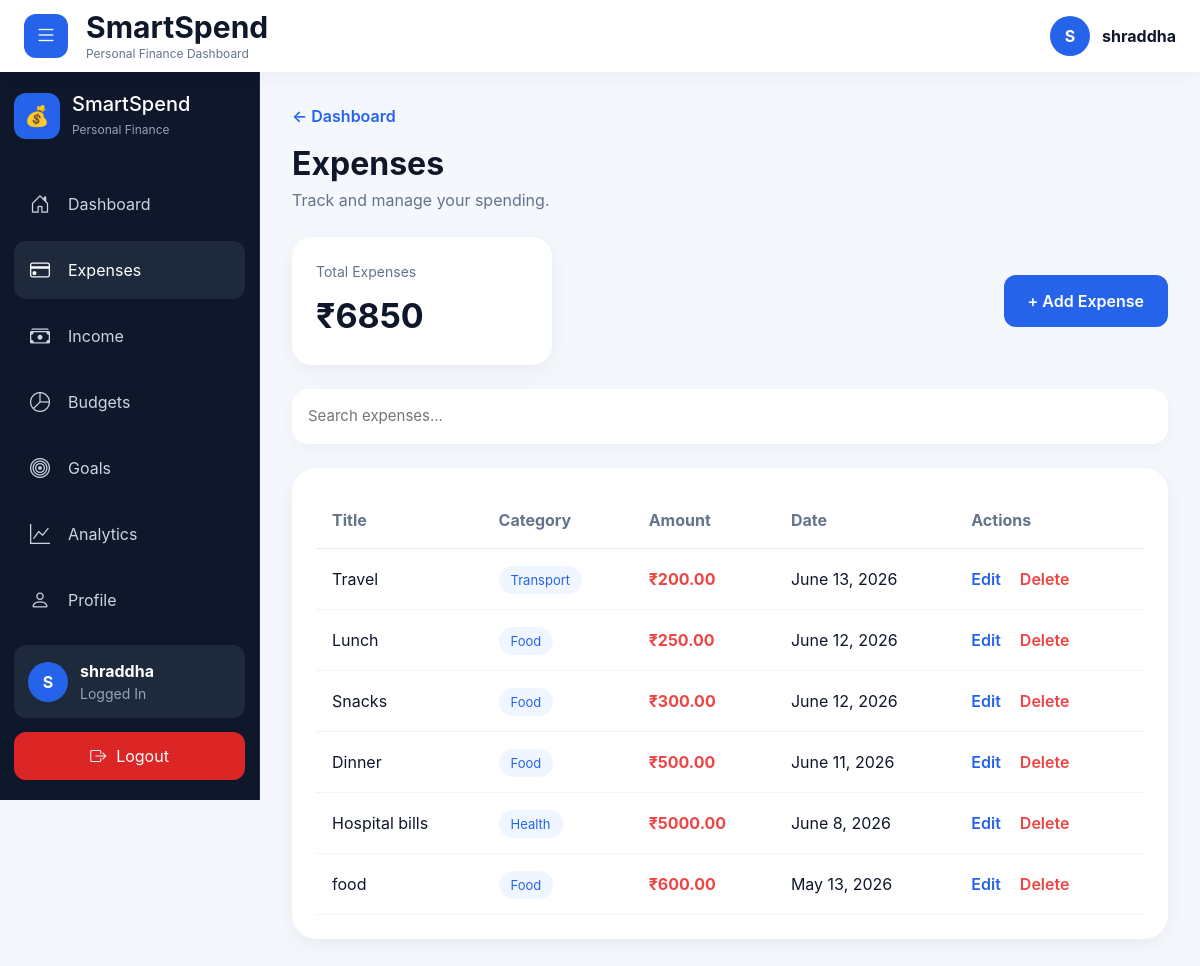
/expenses/ (signed in), run on the app's committed database.
### apps/accounts/models.py (models this page shows, shortened)
class User(AbstractUser):
    email = models.EmailField(unique=True)
    phone_number = models.CharField(max_length=15, blank=True)
    USERNAME_FIELD = "email"
    REQUIRED_FIELDS = ["username"]

### apps/expenses/models.py (models this page shows, shortened)
class Expense(models.Model):
    user = models.ForeignKey(
        settings.AUTH_USER_MODEL,
        on_delete=models.CASCADE,
        related_name="expenses"
    )
    category = models.ForeignKey(
        Category,
        on_delete=models.SET_NULL,
        null=True,
        blank=True
    )
    title = models.CharField(
        max_length=255
    )
    amount = models.DecimalField(
        max_digits=10,
        decimal_places=2
    )
    description = models.TextField(
        blank=True
    )
    expense_date = models.DateField()
    created_at = models.DateTimeField(
        auto_now_add=True
    )
    updated_at = models.DateTimeField(
        auto_now=True
    )
    class Meta:
        ordering = ["-expense_date"]

class Category(models.Model):
    name = models.CharField(
        max_length=100,
        unique=True
    )
    icon = models.CharField(
        max_length=50,
        blank=True
    )
    created_at = models.DateTimeField(
        auto_now_add=True
    )
    class Meta:
        ordering = ["name"]
        verbose_name = "Category"
        verbose_name_plural = "Categories"
    def __str__(self):
        return self.name

### apps/expenses/views.py (the view)
@login_required
def expense_list(request):
    expenses = (
        Expense.objects
        .filter(user=request.user)
        .select_related("category")
    )
    total_expenses = (
        expenses.aggregate(
            total=Sum("amount")
        )["total"]
        or 0
    )
    context = {
        "expenses": expenses,
        "total_expenses":
            total_expenses,
    }
    return render(
        request,
        "expenses/expense_list.html",
        context
    )

### templates/expenses/expense_list.html (shortened to what this page needs)
{% extends "base.html" %}
{% block content %}
<div class="page-header">
    <a
        href="/dashboard/"
        class="back-link"
    >
        ← Dashboard
    </a>
    <div class="page-title">
        Expenses
    </div>
    <div class="page-subtitle">
        Track and manage your spending.
    </div>
</div>
<div class="expense-topbar">
    <div class="summary-card">
        <div class="summary-label">
            Total Expenses
        </div>
        <div class="summary-value">
            ₹{{ total_expenses }}
        </div>
    </div>
    <a
        href="{% url 'expense_create' %}"
        class="add-btn"
    >
        + Add Expense
    </a>
</div>
<div class="expense-search">
    <input
        type="text"
        id="expenseSearch"
        placeholder="Search expenses..."
    >
</div>
<div class="table-panel">
    {% if expenses %}
    <table class="expense-table">
        <thead>
            <tr>
                <th>Title</th>
                <th>Category</th>
                <th>Amount</th>
                <th>Date</th>
                <th>Actions</th>
            </tr>
        </thead>
        <tbody>
            {% for expense in expenses %}
            <tr class="expense-row">
                <td>
                    {{ expense.title }}
                </td>
                <td>
                    <span class="category-badge">
                        {{ expense.category }}
                    </span>
                </td>
                <td class="amount-cell">
                    ₹{{ expense.amount }}
                </td>
                <td>
                    {{ expense.expense_date }}
                </td>
                <td>
                    <a
                        href="{% url 'expense_update' expense.id %}"
                        class="action-link edit-link"
                    >
                        Edit
                    </a>
                    <a
                        href="{% url 'expense_delete' expense.id %}"
                        class="action-link delete-link"
                    >
                        Delete
                    </a>
                </td>
            </tr>
            {% endfor %}
        </tbody>
    </table>
    {% endif %}
</div>
{% endblock %}

### templates/base.html (shortened to what this page needs)
{% load static %}
<!DOCTYPE html>
<html lang="en">
<head>
    <link
        href="https://cdn.jsdelivr.net/npm/bootstrap@5.3.3/dist/css/bootstrap.min.css"
        rel="stylesheet"
    >
    <link
        rel="stylesheet"
        href="https://cdn.jsdelivr.net/npm/bootstrap-icons@1.11.3/font/bootstrap-icons.min.css"
    >
    <link
        rel="stylesheet"
        href="{% static 'css/main.css' %}"
    >
</head>
<body>
{% if request.user.is_authenticated %}
<header class="topbar">
    <div class="topbar-left">
        <button
            id="sidebarToggle"
            class="menu-btn"
        >
            <i class="bi bi-list"></i>
        </button>
        <div>
            <h4 class="logo">
                SmartSpend
            </h4>
            <div class="logo-subtitle">
                Personal Finance Dashboard
            </div>
        </div>
    </div>
    <div class="topbar-user">
        <div class="topbar-avatar">
            {{ request.user.username|first|upper }}
        </div>
        <div>
            <strong>
                {{ request.user.username }}
            </strong>
        </div>
    </div>
</header>
{% endif %}
<div class="app-container">
    {% if request.user.is_authenticated %}
    <aside
        id="sidebar"
        class="sidebar"
    >
        <div>
            <div class="brand">
                <div class="brand-logo">
                    💰
                </div>
                <div class="brand-text">
                    <h3>
                        SmartSpend
                    </h3>
                    <span>
                        Personal Finance
                    </span>
                </div>
            </div>
            <nav class="sidebar-nav">
                <a
                    href="/dashboard/"
                    data-tooltip="Dashboard"
                    class="{% if '/dashboard/' in request.path %}active{% endif %}"
                >
                    <i class="bi bi-house-door"></i>
                    <span>
                        Dashboard
                    </span>
                </a>
                <a
                    href="/expenses/"
                    data-tooltip="Expenses"
                    class="{% if '/expenses/' in request.path %}active{% endif %}"
                >
                    <i class="bi bi-credit-card"></i>
                    <span>
                        Expenses
                    </span>
                </a>
                <a
                    href="/income/"
                    data-tooltip="Income"
                    class="{% if '/income/' in request.path %}active{% endif %}"
                >
                    <i class="bi bi-cash-stack"></i>
                    <span>
                        Income
                    </span>
                </a>
                <a
                    href="/budgets/"
                    data-tooltip="Budgets"
                    class="{% if '/budgets/' in request.path %}active{% endif %}"
                >
                    <i class="bi bi-pie-chart"></i>
                    <span>
                        Budgets
                    </span>
                </a>
                <a
                    href="/goals/"
                    data-tooltip="Goals"
                    class="{% if '/goals/' in request.path %}active{% endif %}"
                >
                    <i class="bi bi-bullseye"></i>
                    <span>
                        Goals
                    </span>
                </a>
                <a
                    href="/analytics/"
                    data-tooltip="Analytics"
                    class="{% if '/analytics/' in request.path %}active{% endif %}"
                >
                    <i class="bi bi-graph-up"></i>
                    <span>
                        Analytics
                    </span>
                </a>
                <a
                    href="/profile/"
                    data-tooltip="Profile"
                    class="{% if '/profile/' in request.path %}active{% endif %}"
                >
                    <i class="bi bi-person"></i>
                    <span>
                        Profile
                    </span>
                </a>
            </nav>
        </div>
        <div>
            <div class="user-mini">
                <div class="avatar">
                    {{ request.user.username|first|upper }}
                </div>
                <div class="user-info">
                    <strong>
                        {{ request.user.username }}
                    </strong>
                    <small>
                        Logged In
                    </small>
                </div>
            </div>
            <form
                method="post"
                action="{% url 'logout' %}"
            >
                <button
                    class="logout-btn"
                    type="submit"
                >
                    <i class="bi bi-box-arrow-right"></i>
                    <span>
                        Logout
                    </span>
                </button>
            </form>
        </div>
    </aside>
    {% endif %}
    <main
        id="mainContent"
        class="main-content"
    >
        {% block content %}
        {% endblock %}
    </main>
</div>
</body>
</html>

### data on the page
User: user.username|first "S", user.username "shraddha"
Expense: title "Travel", category "Transport", amount "200.00", expense_date "June 13, 2026"
Expense: title "Lunch", category "Food", amount "250.00", expense_date "June 12, 2026"
Expense: title "Snacks", category "Food", amount "300.00", expense_date "June 12, 2026"
Expense: title "Dinner", category "Food", amount "500.00", expense_date "June 11, 2026"
Expense: title "Hospital bills", category "Health", amount "5000.00", expense_date "June 8, 2026"
Expense: title "food", category "Food", amount "600.00", expense_date "May 13, 2026"

### other printed values
{{ total_expenses }} "6850"
